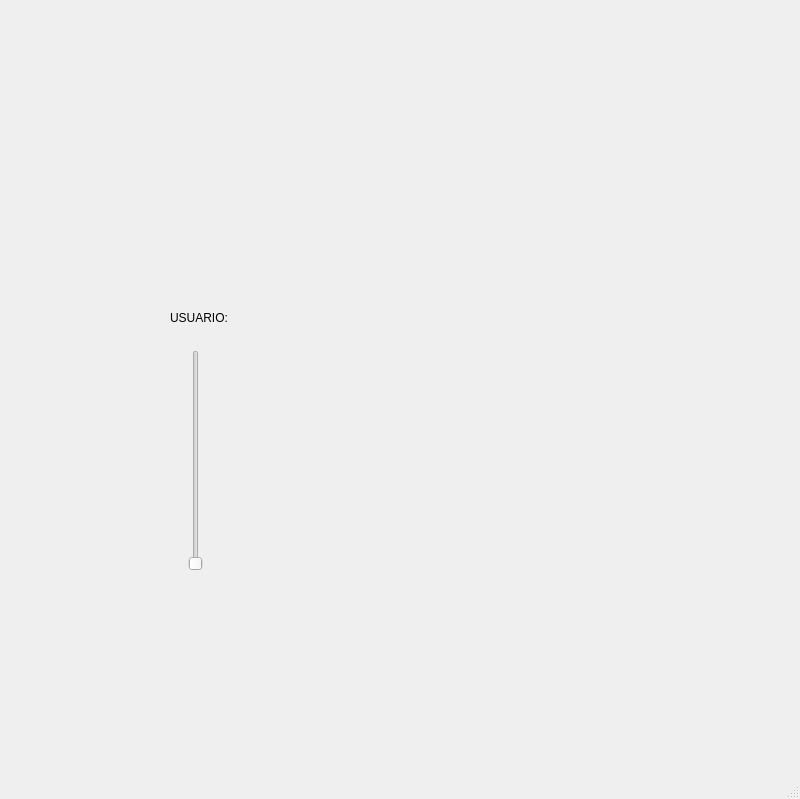
<?xml version="1.0" encoding="UTF-8"?>
<ui version="4.0">
 <class>MainWindow</class>
 <widget class="QMainWindow" name="MainWindow">
  <property name="geometry">
   <rect>
    <x>0</x>
    <y>0</y>
    <width>800</width>
    <height>799</height>
   </rect>
  </property>
  <property name="windowTitle">
   <string>MainWindow</string>
  </property>
  <widget class="QWidget" name="centralwidget">
   <widget class="QLabel" name="label">
    <property name="geometry">
     <rect>
      <x>20</x>
      <y>20</y>
      <width>111</width>
      <height>71</height>
     </rect>
    </property>
    <property name="text">
     <string/>
    </property>
    <property name="pixmap">
     <pixmap resource="../recursos.qrc">:/logos/Imagenes/logoCT.png</pixmap>
    </property>
    <property name="scaledContents">
     <bool>true</bool>
    </property>
   </widget>
   <widget class="QLabel" name="label_2">
    <property name="geometry">
     <rect>
      <x>680</x>
      <y>20</y>
      <width>101</width>
      <height>71</height>
     </rect>
    </property>
    <property name="text">
     <string/>
    </property>
    <property name="pixmap">
     <pixmap resource="../recursos.qrc">:/logos/Imagenes/logoCT.png</pixmap>
    </property>
    <property name="scaledContents">
     <bool>true</bool>
    </property>
   </widget>
   <widget class="QLabel" name="label_3">
    <property name="geometry">
     <rect>
      <x>680</x>
      <y>640</y>
      <width>101</width>
      <height>81</height>
     </rect>
    </property>
    <property name="text">
     <string/>
    </property>
    <property name="pixmap">
     <pixmap resource="../recursos.qrc">:/logos/Imagenes/logoCT.png</pixmap>
    </property>
    <property name="scaledContents">
     <bool>true</bool>
    </property>
   </widget>
   <widget class="QLabel" name="img_persona_4">
    <property name="geometry">
     <rect>
      <x>440</x>
      <y>240</y>
      <width>181</width>
      <height>231</height>
     </rect>
    </property>
    <property name="text">
     <string/>
    </property>
    <property name="pixmap">
     <pixmap resource="../recursos.qrc">:/logos/Imagenes/logoCT.png</pixmap>
    </property>
    <property name="scaledContents">
     <bool>true</bool>
    </property>
   </widget>
   <widget class="QLabel" name="label_4">
    <property name="geometry">
     <rect>
      <x>170</x>
      <y>310</y>
      <width>61</width>
      <height>16</height>
     </rect>
    </property>
    <property name="text">
     <string>USUARIO:</string>
    </property>
   </widget>
   <widget class="QSlider" name="verticalSlider">
    <property name="geometry">
     <rect>
      <x>180</x>
      <y>350</y>
      <width>31</width>
      <height>221</height>
     </rect>
    </property>
    <property name="orientation">
     <enum>Qt::Vertical</enum>
    </property>
   </widget>
  </widget>
  <widget class="QMenuBar" name="menubar">
   <property name="geometry">
    <rect>
     <x>0</x>
     <y>0</y>
     <width>800</width>
     <height>26</height>
    </rect>
   </property>
  </widget>
  <widget class="QStatusBar" name="statusbar"/>
 </widget>
 <resources>
  <include location="../recursos.qrc"/>
 </resources>
 <connections/>
</ui>
